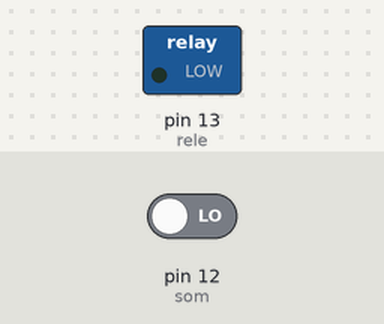
This sketch was run on a simulated Arduino Uno, built with avr-gcc and run on an emulated ATmega328P. Parts: switched loads named in the sketch (green lamp = pin HIGH). The inputs (shaded band) are chosen by the test bench; at power-on: pin 12 (som) LOW.

Above: at 1.2 s.
1.3 s: pin 12 (som) driven HIGH
At 2.5 s:
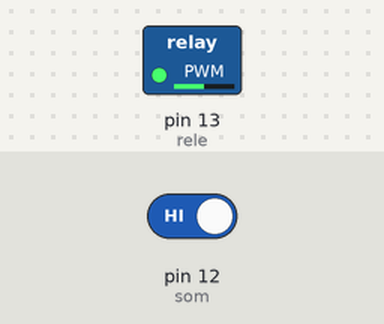
2.8 s: pin 12 (som) driven LOW
At 3.3 s:
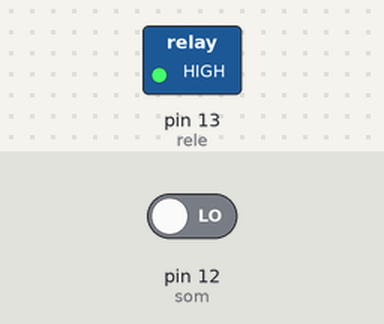
Timing chart, 0 to 5.8 s (numbered marks = the images above; inputs shaded):
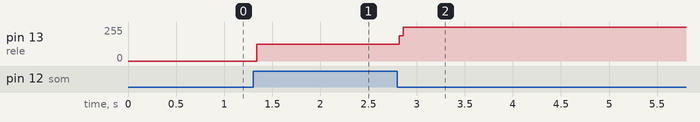

Measured:
- after the input at 1.3 s, pin 13 (rele): 0/255 → 127/255 at once
- after the input at 2.8 s, pin 13 (rele): 127/255 → 255/255 at once

The sketch:

som.ino
```cpp
#define rele 13
#define som 12

bool estadoRele = false;

void setup(){
    pinMode(rele, OUTPUT);
    pinMode(som, INPUT);
    digitalWrite(rele, estadoRele);
}

void loop(){
    if (digitalRead(som) == HIGH)
    {
        estadoRele = !estadoRele;
    }

    digitalWrite(rele, estadoRele);
}
```
